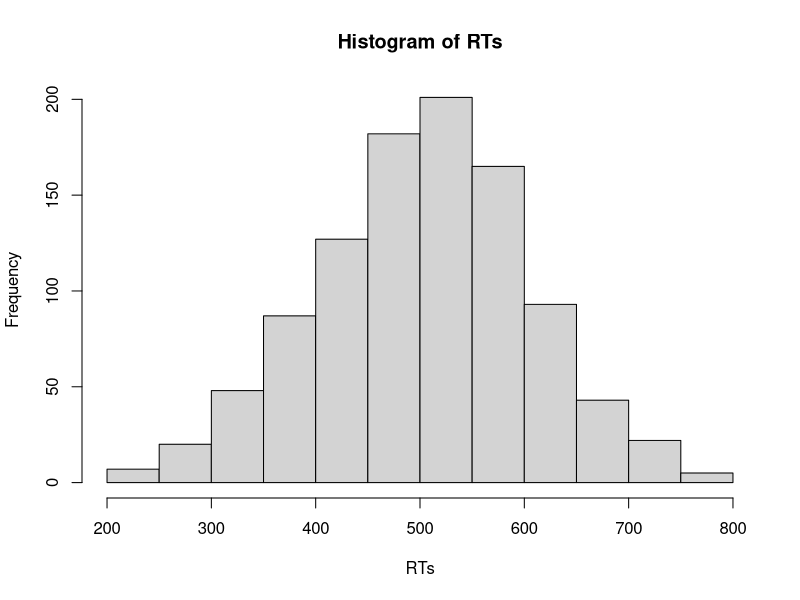
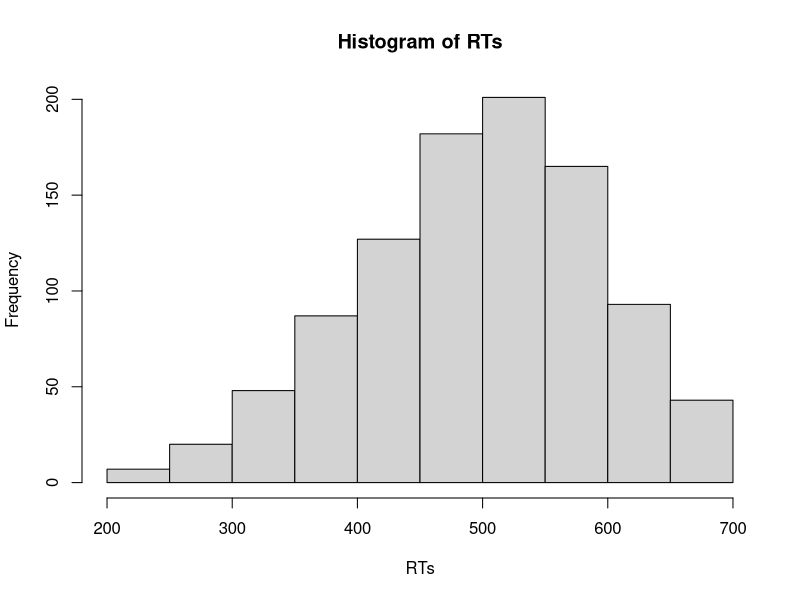
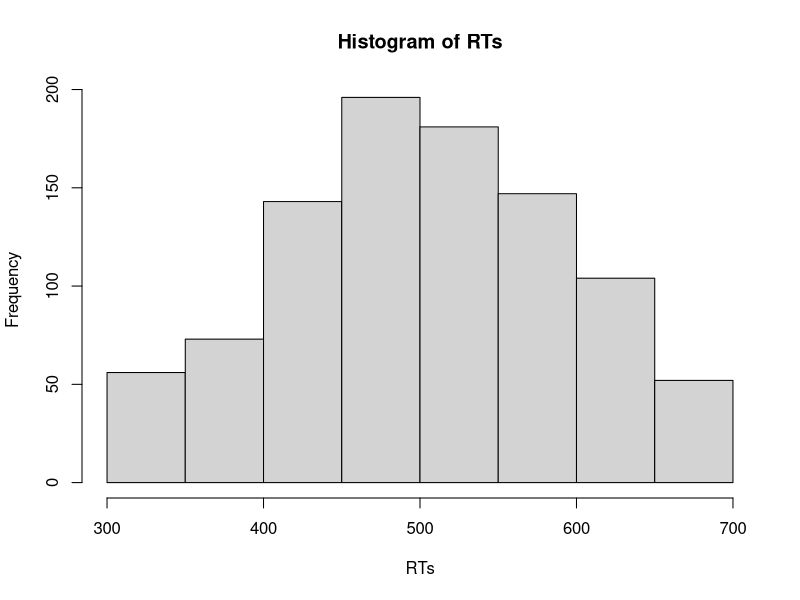

Recreate these plots in R, in order.
## ---- chunk 1
2.5 * 10
2.5 + (9 / 4)
## ---- chunk 2
# Hier werden zwei Variablen - x und y - definiert
x <- 2
y <- 3
## ---- chunk 3
x
## ---- chunk 4
x+y
x*y
## ---- chunk 5
z <- x*10
## ---- chunk 6
x
z
## ---- chunk 7
# Beispiele für gute Variablennamen
durchschnittliches_Alter <- 23
MW_Alter <- 23
durchschnittliches_Evaluationsergebnis_KursA <- 2
MW_Evaluationsergebnis_KursA <- 2
## ---- chunk 8
round(0.0249, 3)
## ---- chunk 9
round(x = 0.0249, digits = 3)
## ---- chunk 10
round(digits = 3, x = 0.0249)
## ---- chunk 11
round(0.0249, 3)
round(0.0249)
## ---- chunk 12
Vektor_numeric <- c(1, 2, 3, 4, 5, 6:10)
## ---- chunk 13
mode(Vektor_numeric)
## ---- chunk 14
Vektor_numeric * 2
## ---- chunk 15
punkte_MC_Fragen <- c(5, 2, 2, 4, 3, 2, 1, 0, 1, 4)
punkte_offene_Fragen <- c(3, 4, 5, 0, 2, 3, 1, 3, 5, 1)
klausurergebnis <- punkte_MC_Fragen + punkte_offene_Fragen
klausurergebnis
## ---- chunk 16
"Alpha" 
'Beta'
Vektor_character <- c("Lea", "Luke", "Han", "Chewy") 
mode(Vektor_character)
## ---- chunk 17
Geschlecht <- c("männlich", "weiblich", "weiblich", "divers", "weiblich")
Studienfach <- c("Psychologie", "Medizin", "Informatik", "Sportwissenschaft", "Biologie")
## ---- chunk 18
TRUE 
FALSE
Vektor_logical <- c(TRUE, TRUE, FALSE, TRUE) 
mode(Vektor_logical)
## ---- chunk 19
# Hier wird festgehalten, welche Versuchspersonen (id) die Studie 
# vollständig abgeschlossen haben (Studie_abgeschlossen)
id <- 1:10
Studie_abgeschlossen <- c(TRUE, TRUE, FALSE, TRUE, TRUE, FALSE, FALSE, TRUE, TRUE, TRUE) 
## ---- chunk 20
## Logisches UND
TRUE & TRUE
TRUE & FALSE
FALSE & FALSE
## ---- chunk 21
## Logisches ODER
TRUE | TRUE
TRUE | FALSE
FALSE | FALSE
## ---- chunk 22
## Logisches NICHT
!TRUE
!FALSE
## ---- chunk 23
!TRUE & FALSE | TRUE
!(TRUE & FALSE | TRUE)
## ---- chunk 24
Bedingung <- c (0, 1, 1, 0, 1, 0, 0, 1)
Vektor_factor <- factor(x = Bedingung, 
                        levels = c(0, 1),
                        labels = c("Kontrollgruppe", "Experimentalgruppe"))
Vektor_factor
mode(Vektor_factor)
## ---- chunk 25
alter <- c(21, 25, 29, 24, NA, 19, 23, 24, 20)
## ---- chunk 26
daten <- c(3, 7, 9, 0, 1, 1, 4, 5)
daten[3]
# Hier wird das dritte Element ausgewählt
## ---- chunk 27
daten[-3]
# Hier werden alle Elemente außer des dritten ausgewählt
## ---- chunk 28
daten[2:5]
# Hier werden die Elemente 2, 3, 4 und 5 ausgewählt
## ---- chunk 29
daten[c(2, 7)]
# Hier werden die Elemente 2 und 7 ausgewählt
## ---- chunk 30
ausgewaehlte_daten <- daten[c(2, 7)]
## ---- chunk 31
alter <- c(20, 21, 24, 25, 32, 17, 65, 22)
alter >= 18
## ---- chunk 32
# Hier überprüfen wir, welche Versuchspersonen jünger als 18 Jahre sind
alter < 18
# Wir können auch überprüfen, welche Versuchspersonen genau 18 Jahre sind
alter == 18
## ---- chunk 33
# Hier wird überprüft, welche Versuchspersonen Psychologie studieren...
Studienfach <- c("Psychologie", "Medizin", "Informatik", "Sportwissenschaft", "Biologie")
Studienfach == "Psychologie"

# ...bzw. welche nicht.
Studienfach != "Psychologie"
## ---- chunk 34
Bedingung <- c (0, 1, 1, 0, 1, 0, 0, 1)
Bedingung <- factor(x = Bedingung, 
                        levels = c(0, 1),
                        labels = c("Kontrollgruppe", "Experimentalgruppe"))
# Hier wird überprüft, welche Versuchspersonen der Experimentalgruppe angehören
Bedingung == "Experimentalgruppe"
## ---- chunk 35
Testwerte <- c(80, 57, 93, 85, 72, 65, -9)
Testwerte == -9
## ---- chunk 36
fehlende_Werte <- Testwerte == -9
## ---- chunk 37
Testwerte[fehlende_Werte] <- NA
# Hier wurde der Werte -9 durch NA ersetzt:
Testwerte
## ---- chunk 38
# Als erstes werden 1000 Trials einer Versuchsperson simuliert
RTs <- rnorm(n = 1000, mean = 500, sd = 100)
hist(RTs)
# In diesem Vektor von Reaktionszeiten werden alle RTs, die länger als 700 ms sind, entfernt
Ausreisser <- RTs > 700
RTs[Ausreisser] <- NA
hist(RTs)
## ---- chunk 39
RTs <- rnorm(n = 1000, mean = 500, sd = 100)
# Hier wird der logische Vergleich direkt als Index von RTs genutzt.
RTs[RTs > 700] <- NA
## ---- chunk 40
RTs <- rnorm(n = 1000, mean = 500, sd = 100)
# Hier wird der logische Vergleich direkt als Index von RTs genutzt.
RTs[RTs > 700] <- 700
## ---- chunk 41
# Als erstes werden 1000 Trials einer Versuchsperson simuliert
RTs <- rnorm(n = 1000, mean = 500, sd = 100)
# Dann werden untere und obere Grenzen als Variablen definiert. Dies hat den
# Vorteil, dass Sie einfach diese Variablen im Code anpassen können, wenn Sie 
# die Kriterien zur Ausreißeranalyse anpassen möchten.
untere_Grenze <- 300
obere_Grenze <- 700
# In diesem Vektor von Reaktionszeiten werden alle RTs, die schneller als 200 ms
# oder länger als 700 ms sind, entfernt. Dazu wird der logische ODER-Operator 
# benötigt; es sollen solche Trials identifiziert werden, die < 300 ms ODER 
# > 700 ms sind.
Ausreisser <- (RTs > obere_Grenze | RTs < untere_Grenze)
RTs[Ausreisser] <- NA
# Im Histogramm ist zu sehen, dass sowohl sehr schnelle als auch sehr langsame
# Trials aus den Daten entfernt wurden.
hist(RTs)
